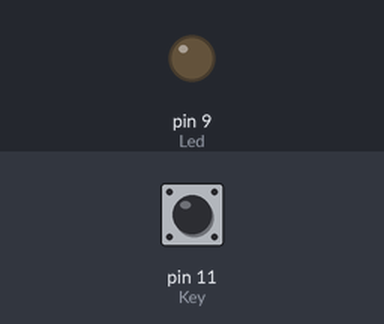
This sketch was run on a simulated Arduino Uno, built with avr-gcc and run on an emulated ATmega328P. On the bench: output pins drawn as LEDs (lit = HIGH). Inputs (shaded band) come from the test bench; at power-on: pin 11 (Key) HIGH.

Above: at 1.2 s.
1.3 s: pin 11 (Key) pulled LOW for 0.15 s
At 2.4 s:
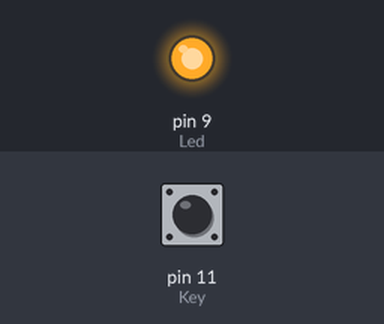
2.9 s: pin 11 (Key) pulled LOW for 1 s
At 3.7 s:
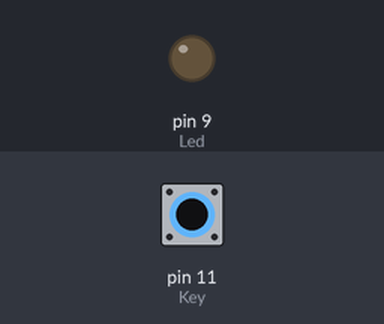
5.4 s: pin 11 (Key) pulled LOW for 3.2 s
At 6.8 s:
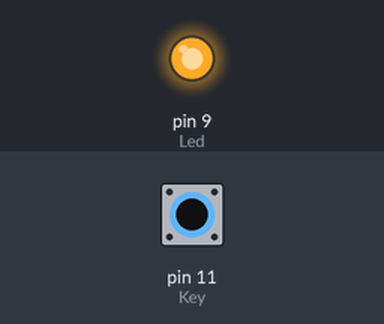
Timing chart, 0 to 8.4 s (numbered marks = the images above; inputs shaded):
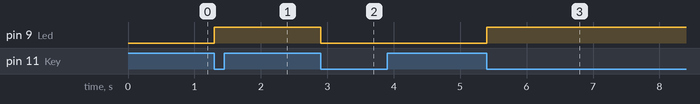

Measured:
- after the input at 1.3 s, pin 9 (Led): LOW → HIGH at once
- after the input at 2.9 s, pin 9 (Led): HIGH → LOW at once
- after the input at 5.4 s, pin 9 (Led): LOW → HIGH at once

The sketch:

KeySwitchLED.ino
```cpp
int Led=9;
int Key=11;
int val=0; //声明变量，用来存储按钮返回值HIGH或者LOW；
int val_old=1;//声明变量，存储上一次按钮返回值；比对val和val_old的值，来判断按钮是按下还是抬起
			  //val==LOW && val_old==HIGH 按下状态；val==HIGH && val_old==LOW 抬起状态
			  //注：if((A)&&(B)) 表示只有在括号内的A和B两个条件都为满足的情况下，才会执行后面{}里的语句
int state=0;//0=关灯动作,1=开灯动作,一个巧妙的设计，起到中转的作用；
void setup()
{
  pinMode(Led,OUTPUT);
  pinMode(Key,INPUT);
}

void loop()
 {
  val=digitalRead(Key);//读取按键的值；
	  if((val==LOW) && (val_old==HIGH))//比较前一次和现在的按钮返回的值，
	                                   //只有在按下按钮这个状态下，才改变state的值
    {
    state=1-state;//巧妙的状态切换设计
    }
    if((val==HIGH && val_old==LOW)) //去抖的作用，一般10-15ms；
    {
      delay(10);
    }
  val_old=val;//把现在按钮返回的值赋予val_old；
  if(state==1)//控制灯的开关；
    {
      digitalWrite(Led,HIGH);
    }
   else
   {
     digitalWrite(Led,LOW);
   }
 }
```
